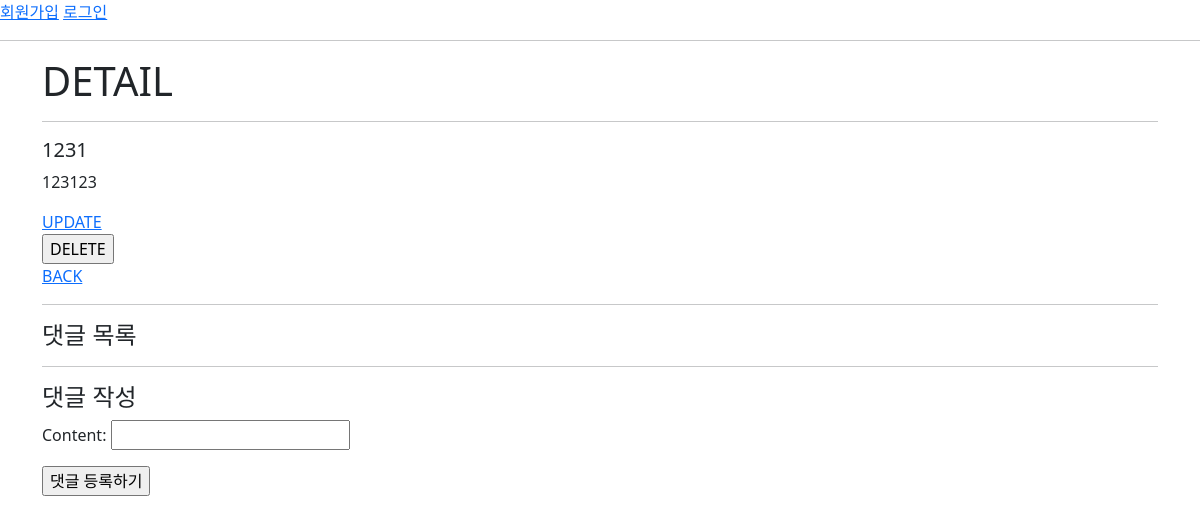
Page /movies/1/ on the earlier database version.
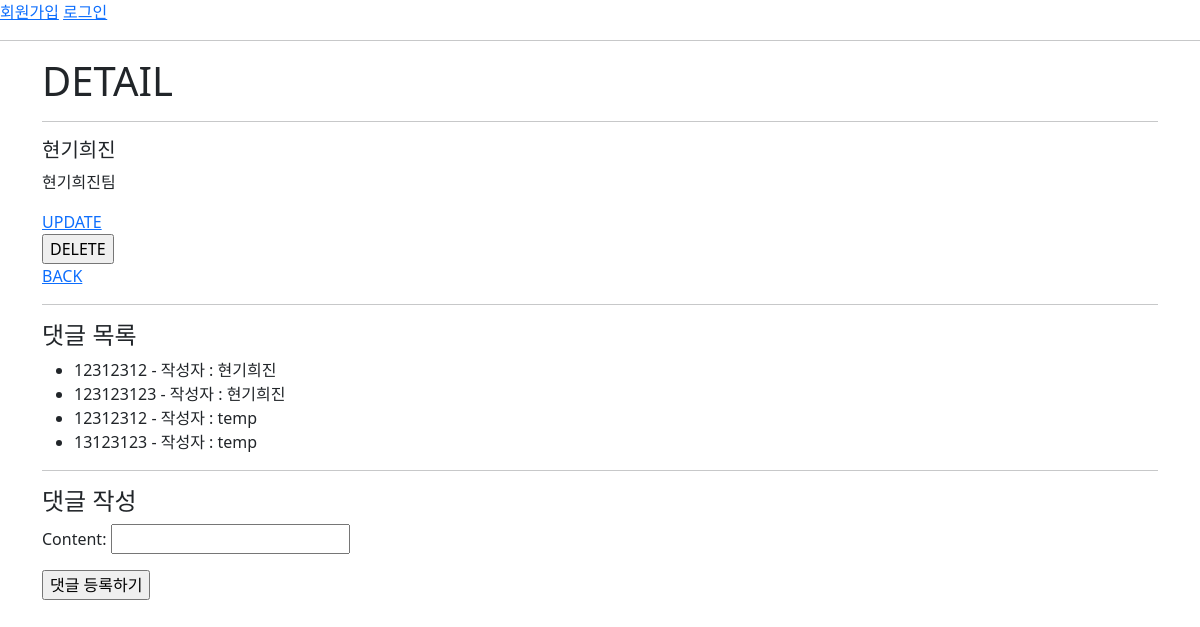
Same page on the later database version.
### movies/models.py (models this page shows, shortened)
class Movie(models.Model):
    user = models.ForeignKey(settings.AUTH_USER_MODEL, on_delete=models.CASCADE)
    title = models.CharField(max_length=20)
    description = models.TextField()
    like_users = models.ManyToManyField(settings.AUTH_USER_MODEL, related_name="like_movies")

class Comment(models.Model):
    movie = models.ForeignKey(Movie, on_delete=models.CASCADE)
    user  = models.ForeignKey(settings.AUTH_USER_MODEL, on_delete=models.CASCADE)
    content = models.CharField(max_length=200)

### accounts/models.py (models this page shows)
class User(AbstractUser):
    followings = models.ManyToManyField('self', symmetrical=False, related_name='followers')

### movies/views.py (the view)
# urls.py: path('<int:pk>/', views.detail, name='detail'),
def detail(request, pk):
    movie = Movie.objects.get(pk=pk)
    comment_form = CommentForm() # 댓글을 입력할 빈 폼
    comments = movie.comment_set.all()
    context = {
        'movie': movie,
        'comment_form': comment_form,
        'comments': comments,
    }
    return render(request, 'movies/detail.html', context)

### movies/forms.py
class CommentForm(forms.ModelForm):
    class Meta:
        model = Comment
        fields = ('content',)

### movies/templates/movies/detail.html (shortened to what this page needs)
{% extends 'base.html' %}
{% block content %}
  <h1>DETAIL</h1>
  <hr>
  <div>
    <h5>{{ movie.title }}</h5>
    <p>{{ movie.description }}</p>
  </div>
  <a href="{% url 'movies:update' movie.pk %}">UPDATE</a>
  <form action="{% url 'movies:delete' movie.pk %}" method="post">
    <input type="submit" value="DELETE">
  </form>
  <a href="{% url 'movies:index' %}">BACK</a>
  <hr>
  <h4>댓글 목록</h4>
  <ul>
    {% for comment in comments %}
      <li>
        {{ comment.content }} - 작성자 : {{ comment.user }}
      </li>
    {% endfor %}
  </ul>
  <hr>
  <h4>댓글 작성</h4>
  <form action="{% url 'movies:comments_create' movie.pk %}" method="post">
    {{ comment_form.as_p }}
    <input type="submit" value="댓글 등록하기">
  </form>
{% endblock  %}

### templates/base.html (shortened to what this page needs)
<!DOCTYPE html>
<html lang="en">
<head>
  <link href="https://cdn.jsdelivr.net/npm/bootstrap@5.2.0-beta1/dist/css/bootstrap.min.css" rel="stylesheet">
</head>
<body>
  <div id="nav">
    {% if user.is_authenticated %}
    <h3><strong>Hello, {{ user }}</strong></h3>
      <a href="{% url 'accounts:update' %}">회원정보수정</a>
      <form action="{% url 'accounts:logout' %}" method="POST">
        {% csrf_token %}
        <input type="submit" value="로그아웃">
      </form>
      <form action="{% url 'accounts:delete' %}" method="POST">
        {% csrf_token %}
        <input type="submit" value="회원탈퇴">
      </form>
      <a href="{% url 'accounts:profile' user.username %}">내 프로필</a>
    {% else %}
      <a href="{% url 'accounts:signup' %}">회원가입</a>
      <a href="{% url 'accounts:login' %}">로그인</a>
    {% endif %}
  </div>
  <hr>
  <div class="container">
    {% block content %}
    {% endblock content %}
  </div>
</body>
</html>

Differences in the rows shown:
changed Movie: title "1231" → "현기희진"; description "123123" → "현기희진팀"
added Comment: content "12312312", user "현기희진"
added Comment: content "123123123", user "현기희진"
added Comment: content "12312312", user "temp"
added Comment: content "13123123", user "temp"
